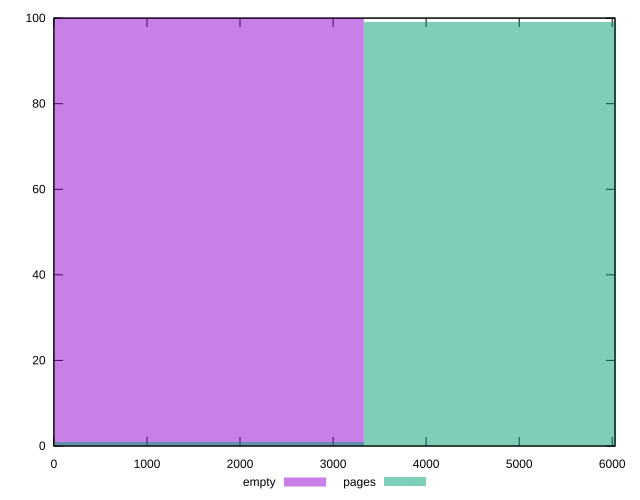

Write the gnuplot code that produced this figure.
reset

$empty <<EOF
0 100
EOF

$pages <<EOF
6661.784957185087 99
0 1
EOF

set key outside below
set boxwidth 6661.784957185087
set xrange [0:6030]
set yrange [0:100]
set style fill transparent solid 0.5 noborder
set terminal svg size 640, 500 enhanced background rgb 'white'
set output "report_00007_2020-12-11T15:55:29.892Z/uses-text-compression/comparison/histogram/0_vs_1.svg"

plot $empty title "empty" with boxes, \
     $pages title "pages" with boxes

reset
